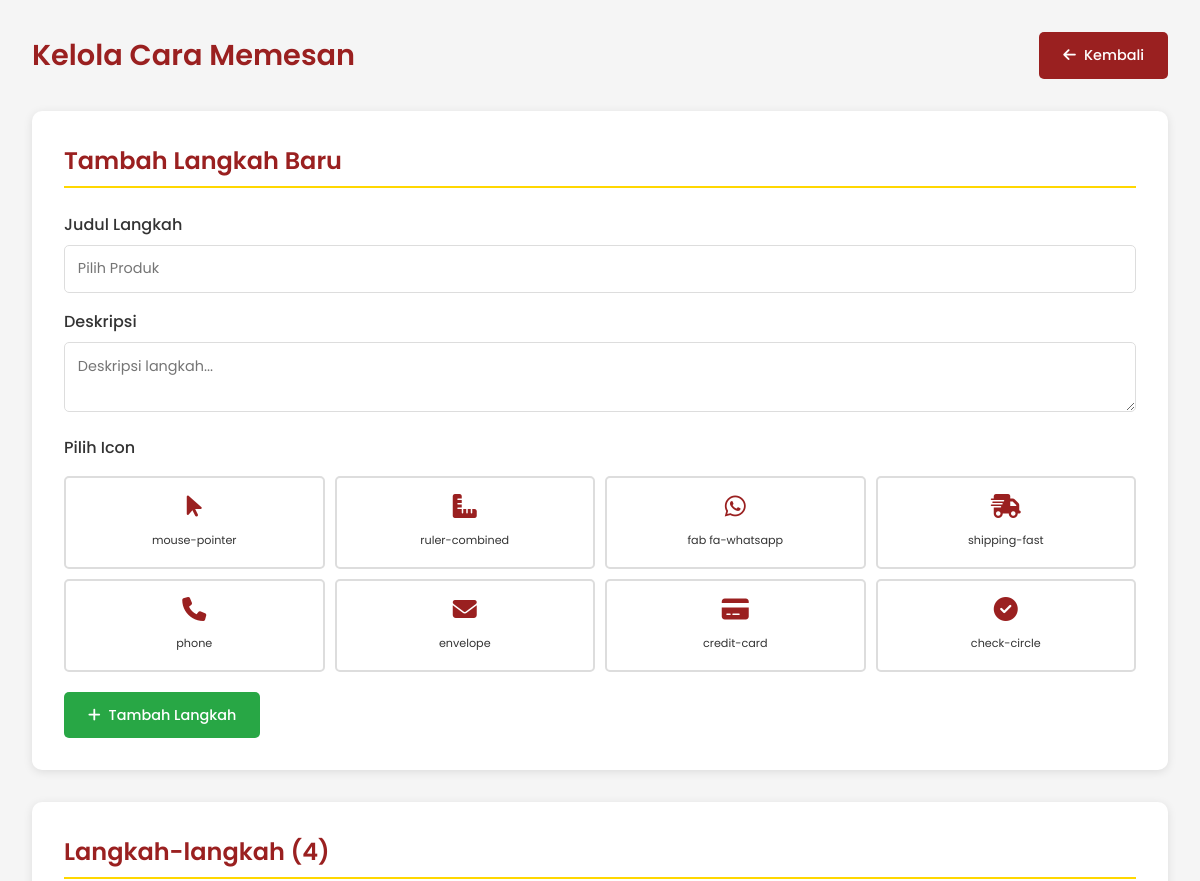
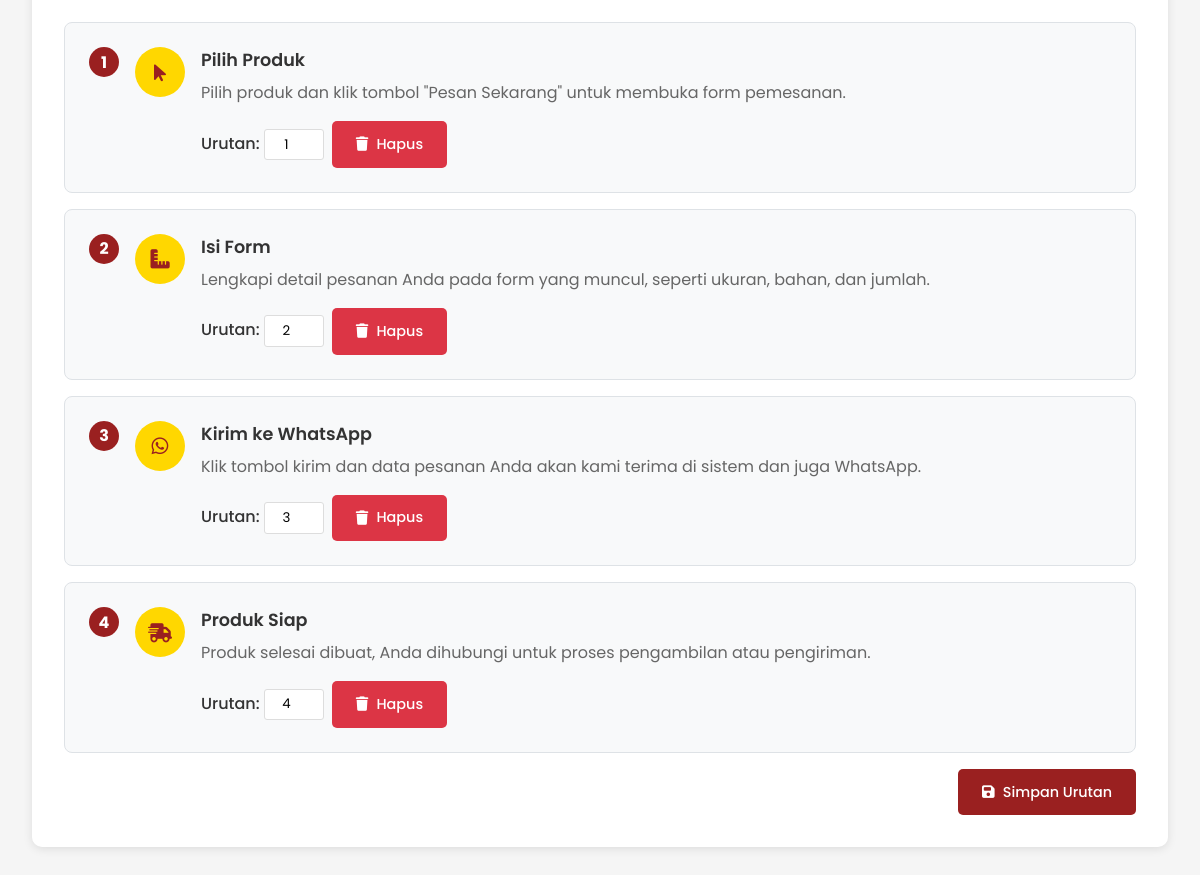
The app's page /kelola-cara-memesan.php (signed in) with its own data (2 pictures, top to bottom).
### tables this page shows
CREATE TABLE website_items (
    id INT PRIMARY KEY AUTO_INCREMENT,
    section_name VARCHAR(100),
    item_type ENUM('service', 'step', 'feature', 'faq'),
    title VARCHAR(255),
    description TEXT,
    icon VARCHAR(100),
    image_path VARCHAR(255),
    button_text VARCHAR(100),
    link_url VARCHAR(255),
    sort_order INT DEFAULT 0,
    is_active BOOLEAN DEFAULT true,
    created_at TIMESTAMP DEFAULT CURRENT_TIMESTAMP,
    updated_at TIMESTAMP DEFAULT CURRENT_TIMESTAMP ON UPDATE CURRENT_TIMESTAMP
);

### kelola-cara-memesan.php (the view, shortened to what this page needs)
<?php
require_once 'config.php';
$steps = [];
$result = $conn->query("SELECT * FROM website_items WHERE section_name = 'steps' AND item_type = 'step' ORDER BY sort_order");
if ($result) {
    while($row = $result->fetch_assoc()) {
        $steps[] = $row;
    }
}
$icon_list = [
    'fas fa-mouse-pointer', 'fas fa-ruler-combined', 'fab fa-whatsapp', 'fas fa-shipping-fast',
    'fas fa-phone', 'fas fa-envelope', 'fas fa-credit-card', 'fas fa-check-circle',
    'fas fa-user', 'fas fa-clipboard-list', 'fas fa-palette', 'fas fa-print'
];
?>
<!DOCTYPE html>
<html lang="id">
<head>
    <link rel="stylesheet" href="https://cdnjs.cloudflare.com/ajax/libs/font-awesome/6.4.0/css/all.min.css">
</head>
<body>
    <div class="admin-container">
        <header class="main-header">
            <h1>Kelola Cara Memesan</h1>
            <a href="kelola-tampilan.php" class="btn btn-primary">
                <i class="fas fa-arrow-left"></i> Kembali
            </a>
        </header>
        <div class="form-section">
            <h2 class="section-title">Tambah Langkah Baru</h2>
            <form method="POST">
                <div class="form-group">
                    <label>Judul Langkah</label>
                    <input type="text" name="title" class="form-control" placeholder="Pilih Produk" required>
                </div>
                <div class="form-group">
                    <label>Deskripsi</label>
                    <textarea name="description" class="form-control" rows="2" placeholder="Deskripsi langkah..." required></textarea>
                </div>
                <div class="form-group">
                    <label>Pilih Icon</label>
                    <div class="icon-picker">
                        <?php foreach($icon_list as $icon): ?>
                        <div class="icon-option" data-icon="<?php echo $icon; ?>">
                            <i class="<?php echo $icon; ?>"></i>
                            <span><?php echo str_replace('fas fa-', '', $icon); ?></span>
                        </div>
                        <?php endforeach; ?>
                    </div>
                </div>
                <button type="submit" name="add_step" class="btn btn-success">
                    <i class="fas fa-plus"></i> Tambah Langkah
                </button>
            </form>
        </div>
        <div class="form-section">
            <h2 class="section-title">Langkah-langkah (<?php echo count($steps); ?>)</h2>
            <?php if (empty($steps)): ?>
                <p style="text-align: center; color: #666; padding: 2rem;">Belum ada langkah.</p>
            <?php else: ?>
                <form method="POST" id="orderForm">
                    <div class="steps-grid">
                        <?php foreach($steps as $index => $step): ?>
                        <div class="step-card">
                            <div class="step-number"><?php echo $index + 1; ?></div>
                            <div class="step-icon">
                                <i class="<?php echo $step['icon']; ?>"></i>
                            </div>
                            <div class="step-info">
                                <div class="step-title"><?php echo $step['title']; ?></div>
                                <div class="step-description"><?php echo $step['description']; ?></div>
                                <div class="step-actions">
                                    <span>Urutan:
                                        <input type="number" name="step_order[<?php echo $step['id']; ?>]"
                                            value="<?php echo $step['sort_order']; ?>" min="1" style="width: 60px;">
                                    </span>
                                    <form method="POST" style="display: inline;">
                                        <button type="submit" name="delete_step" class="btn btn-danger"
                                                onclick="return confirm('Hapus langkah ini?')">
                                            <i class="fas fa-trash"></i> Hapus
                                        </button>
                                    </form>
                                </div>
                            </div>
                        </div>
                        <?php endforeach; ?>
                    </div>
                    <div style="margin-top: 1rem; text-align: right;">
                        <button type="submit" name="update_order" class="btn btn-primary">
                            <i class="fas fa-save"></i> Simpan Urutan
                        </button>
                    </div>
                </form>
            <?php endif; ?>
        </div>
    </div>
</body>
</html>

### kelola-cara-memesan.php (style rules this page uses)
* { margin: 0; padding: 0; box-sizing: border-box; font-family: 'Poppins', sans-serif; }
body { background: #f5f5f5; color: #333; }
.admin-container { max-width: 1200px; margin: 0 auto; padding: 2rem; }
.main-header { display: flex; justify-content: space-between; align-items: center; margin-bottom: 2rem; }
.main-header h1 { color: #9a2020; font-size: 1.8rem; font-weight: 600; }
.form-section { background: white; border-radius: 10px; padding: 2rem; margin-bottom: 2rem; box-shadow: 0 2px 10px rgba(0,0,0,0.1); }
.section-title { color: #9a2020; margin-bottom: 1.5rem; border-bottom: 2px solid #FFD700; padding-bottom: 0.5rem; font-weight: 600; }
.form-group { margin-bottom: 1rem; }
.form-group label { display: block; margin-bottom: 0.5rem; font-weight: 500; color: #333; }
.form-control { width: 100%; padding: 0.8rem; border: 1px solid #ddd; border-radius: 5px; font-family: 'Poppins', sans-serif; font-size: 0.9rem; }
.btn { padding: 0.8rem 1.5rem; border: none; border-radius: 5px; cursor: pointer; text-decoration: none; display: inline-flex; align-items: center; gap: 8px; font-family: 'Poppins', sans-serif; font-weight: 500; font-size: 0.9rem; transition: all 0.3s; }
.btn-primary { background: #9a2020; color: white; }
.btn-success { background: #28a745; color: white; }
.btn-danger { background: #dc3545; color: white; }
.steps-grid { display: grid; gap: 1rem; }
.step-card { background: #f8f9fa; border: 1px solid #dee2e6; border-radius: 8px; padding: 1.5rem; display: flex; gap: 1rem; align-items: flex-start; }
.step-number { width: 30px; height: 30px; background: #9a2020; color: white; border-radius: 50%; display: flex; align-items: center; justify-content: center; font-weight: bold; flex-shrink: 0; }
.step-icon { width: 50px; height: 50px; background: #FFD700; color: #9a2020; border-radius: 50%; display: flex; align-items: center; justify-content: center; font-size: 1.2rem; flex-shrink: 0; }
.step-info { flex: 1; }
.step-title { font-weight: 600; color: #333; margin-bottom: 0.5rem; font-size: 1.1rem; }
.step-description { color: #666; line-height: 1.5; }
.step-actions { margin-top: 1rem; display: flex; gap: 0.5rem; flex-wrap: wrap; align-items: center; }
.step-actions span { font-weight: 500; color: #333; }
.step-actions input { width: 60px; padding: 0.3rem; border: 1px solid #ddd; border-radius: 3px; text-align: center; }
.icon-picker { display: grid; grid-template-columns: repeat(4, 1fr); gap: 10px; margin: 1rem 0; max-height: 200px; overflow-y: auto; }
.icon-option { padding: 1rem; text-align: center; border: 2px solid #ddd; border-radius: 5px; cursor: pointer; transition: all 0.3s; }
.icon-option i { font-size: 1.5rem; margin-bottom: 0.5rem; display: block; color: #9a2020; }
.icon-option span { font-size: 0.7rem; font-family: 'Poppins', sans-serif; }

### records on screen
website_items: title "Pilih Produk", description "Pilih produk dan klik tombol \"Pesan Sekarang\" untuk membuka form pemesanan.", sort_order "1"
website_items: title "Isi Form", description "Lengkapi detail pesanan Anda pada form yang muncul, seperti ukuran, bahan, dan jumlah.", sort_order "2"
website_items: title "Kirim ke WhatsApp", description "Klik tombol kirim dan data pesanan Anda akan kami terima di sistem dan juga WhatsApp.", sort_order "3"
website_items: title "Produk Siap", description "Produk selesai dibuat, Anda dihubungi untuk proses pengambilan atau pengiriman.", sort_order "4"

### other values on screen
str_replace('fas fa-', '', $icon) "mouse-pointer"
str_replace('fas fa-', '', $icon) "ruler-combined"
str_replace('fas fa-', '', $icon) "fab fa-whatsapp"
str_replace('fas fa-', '', $icon) "shipping-fast"
str_replace('fas fa-', '', $icon) "phone"
str_replace('fas fa-', '', $icon) "envelope"
str_replace('fas fa-', '', $icon) "credit-card"
str_replace('fas fa-', '', $icon) "check-circle"
count($steps) "4"
